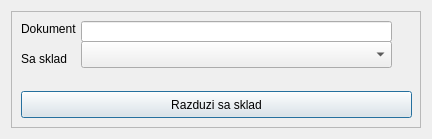
<?xml version="1.0" encoding="UTF-8"?>
<ui version="4.0">
 <class>frmrazduziSklad</class>
 <widget class="QDialog" name="frmrazduziSklad">
  <property name="geometry">
   <rect>
    <x>0</x>
    <y>0</y>
    <width>432</width>
    <height>139</height>
   </rect>
  </property>
  <property name="windowTitle">
   <string>Dialog</string>
  </property>
  <layout class="QGridLayout" name="gridLayout">
   <item row="0" column="0">
    <widget class="QFrame" name="frame">
     <property name="frameShape">
      <enum>QFrame::StyledPanel</enum>
     </property>
     <property name="frameShadow">
      <enum>QFrame::Raised</enum>
     </property>
     <widget class="QComboBox" name="cmbSklad">
      <property name="geometry">
       <rect>
        <x>70</x>
        <y>30</y>
        <width>311</width>
        <height>27</height>
       </rect>
      </property>
     </widget>
     <widget class="QPushButton" name="btnRazduziSklad">
      <property name="geometry">
       <rect>
        <x>10</x>
        <y>80</y>
        <width>391</width>
        <height>27</height>
       </rect>
      </property>
      <property name="text">
       <string>Razduzi sa sklad</string>
      </property>
     </widget>
     <widget class="QLabel" name="label">
      <property name="geometry">
       <rect>
        <x>10</x>
        <y>10</y>
        <width>61</width>
        <height>16</height>
       </rect>
      </property>
      <property name="text">
       <string>Dokument</string>
      </property>
     </widget>
     <widget class="QLineEdit" name="txtDokument">
      <property name="geometry">
       <rect>
        <x>70</x>
        <y>10</y>
        <width>311</width>
        <height>21</height>
       </rect>
      </property>
      <property name="readOnly">
       <bool>true</bool>
      </property>
     </widget>
     <widget class="QLabel" name="label_2">
      <property name="geometry">
       <rect>
        <x>10</x>
        <y>40</y>
        <width>61</width>
        <height>16</height>
       </rect>
      </property>
      <property name="text">
       <string>Sa sklad</string>
      </property>
     </widget>
    </widget>
   </item>
  </layout>
 </widget>
 <resources/>
 <connections/>
</ui>
